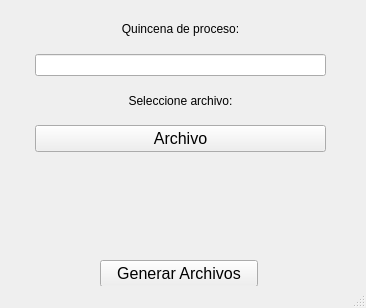
<?xml version="1.0" encoding="UTF-8"?>
<ui version="4.0">
    <class>MainWindow</class>
    <widget class="QMainWindow" name="MainWindow">
        <property name="geometry">
            <rect>
                <x>0</x>
                <y>0</y>
                <width>366</width>
                <height>308</height>
            </rect>
        </property>
        <property name="windowTitle">
            <string>MainWindow</string>
        </property>
        <widget class="QWidget" name="centralwidget">
            <widget class="QWidget" name="verticalLayoutWidget_2">
                <property name="geometry">
                    <rect>
                        <x>20</x>
                        <y>10</y>
                        <width>321</width>
                        <height>191</height>
                    </rect>
                </property>
                <layout class="QVBoxLayout" name="verticalLayout_2">
                    <property name="sizeConstraint">
                        <enum>QLayout::SetDefaultConstraint</enum>
                    </property>
                    <property name="leftMargin">
                        <number>15</number>
                    </property>
                    <property name="rightMargin">
                        <number>15</number>
                    </property>
                    <property name="bottomMargin">
                        <number>5</number>
                    </property>
                    <item>
                        <widget class="QLabel" name="label_fecha">
                            <property name="text">
                                <string>Quincena de proceso:</string>
                            </property>
                            <property name="alignment">
                                <set>Qt::AlignCenter</set>
                            </property>
                        </widget>
                    </item>
                    <item>
                        <widget class="QLineEdit" name="qna_proc_edit"/>
                    </item>
                    <item>
                        <widget class="QLabel" name="label">
                            <property name="sizePolicy">
                                <sizepolicy hsizetype="Preferred" vsizetype="Preferred">
                                    <horstretch>1</horstretch>
                                    <verstretch>0</verstretch>
                                </sizepolicy>
                            </property>
                            <property name="text">
                                <string>Seleccione archivo:</string>
                            </property>
                            <property name="alignment">
                                <set>Qt::AlignCenter</set>
                            </property>
                        </widget>
                    </item>
                    <item>
                        <widget class="QPushButton" name="botonArchivo">
                            <property name="font">
                                <font>
                                    <family>Segoe UI</family>
                                    <pointsize>12</pointsize>
                                </font>
                            </property>
                            <property name="text">
                                <string>Archivo</string>
                            </property>
                            <property name="default">
                                <bool>false</bool>
                            </property>
                            <property name="flat">
                                <bool>false</bool>
                            </property>
                        </widget>
                    </item>
                    <item>
                        <widget class="QLabel" name="dirArchivo">
                            <property name="text">
                                <string/>
                            </property>
                            <property name="textFormat">
                                <enum>Qt::PlainText</enum>
                            </property>
                            <property name="alignment">
                                <set>Qt::AlignCenter</set>
                            </property>
                            <property name="wordWrap">
                                <bool>true</bool>
                            </property>
                        </widget>
                    </item>
                </layout>
            </widget>
            <widget class="QPushButton" name="generarSS">
                <property name="geometry">
                    <rect>
                        <x>100</x>
                        <y>260</y>
                        <width>158</width>
                        <height>27</height>
                    </rect>
                </property>
                <property name="font">
                    <font>
                        <pointsize>12</pointsize>
                    </font>
                </property>
                <property name="text">
                    <string>Generar Archivos</string>
                </property>
            </widget>
        </widget>
        <widget class="QStatusBar" name="statusbar"/>
    </widget>
    <resources/>
    <connections/>
</ui>
